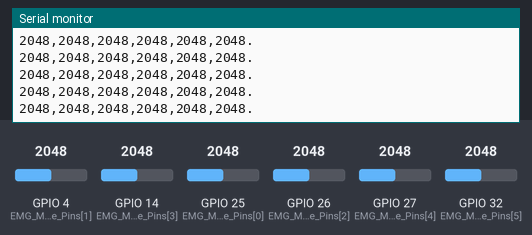
Recording of a sketch running on a simulated ESP32. On the bench: the last lines printed to the serial monitor. Inputs (shaded band) come from the test bench; at power-on: GPIO 32 (EMG_Module_Pins[5]) = 2048, GPIO 4 (EMG_Module_Pins[1]) = 2048, GPIO 14 (EMG_Module_Pins[3]) = 2048, GPIO 25 (EMG_Module_Pins[0]) = 2048, GPIO 26 (EMG_Module_Pins[2]) = 2048, GPIO 27 (EMG_Module_Pins[4]) = 2048. Nothing arrives over Bluetooth unless stated.

Above: at 10.2 s.
10.3 s: GPIO 32 (EMG_Module_Pins[5]) set to 1059
At 11.3 s:
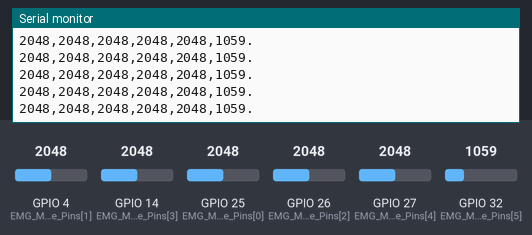
11.8 s: GPIO 32 (EMG_Module_Pins[5]) set to 937
At 12.3 s:
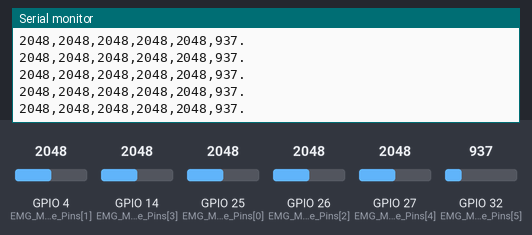
Timing chart, 0 to 14.3 s (numbered marks = the images above; inputs shaded):
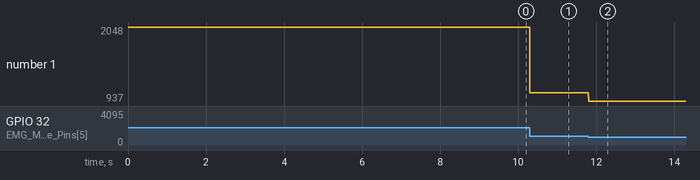

The sketch:

ArmSense.ino
```cpp
#include <Arduino.h>
#include <BluetoothSerial.h>

int EMG_Module_Pins[6] = {25, 4, 26, 14, 27, 32};
BluetoothSerial SerialBT;

void setup() {
  Serial.begin(115200);
  SerialBT.begin("ArmSense");
  SerialBT.setPin("9999");
}

void loop() {
  int EMG_Module_Values[6];
  for (int i = 0; i < 6; i++) {
    EMG_Module_Values[i] = analogRead(EMG_Module_Pins[i]);
  }

  String SensorData = String(EMG_Module_Values[0]) + "," +
                      String(EMG_Module_Values[1]) + "," +
                      String(EMG_Module_Values[2]) + "," +
                      String(EMG_Module_Values[3]) + "," +
                      String(EMG_Module_Values[4]) + "," +
                      String(EMG_Module_Values[5]) + ".";

  SerialBT.println(SensorData);
  Serial.println(SensorData);
  delay(10);
}
```

Measured:
- after the input at 10.3 s, the serial monitor: prints a new line at once (image 1)
- after the input at 11.8 s, the serial monitor: prints a new line at once (image 2)
- plotted number 1: 2048 → 1059 after the input at 10.3 s, 1059 → 937 after the input at 11.8 s
